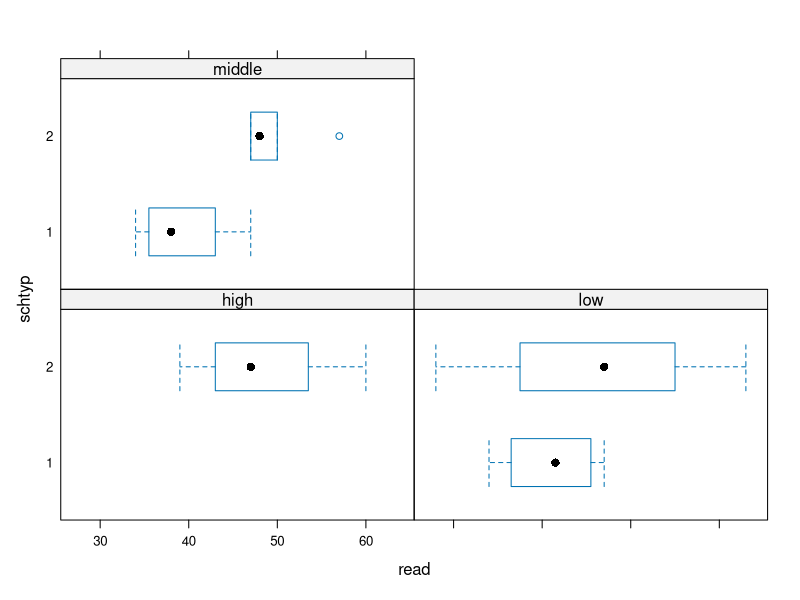
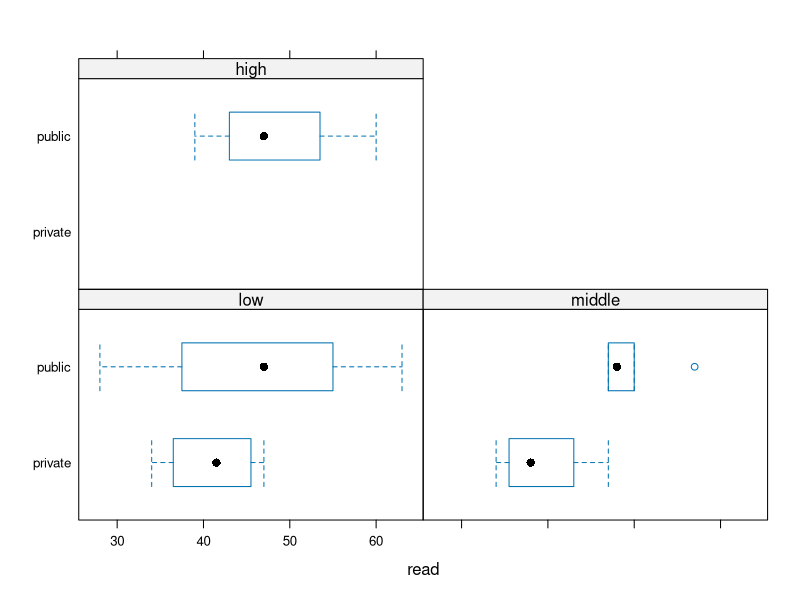

These charts were generated, in order, by the following R code:
## ---- chunk 1
knitr::opts_chunk$set(echo = TRUE)
## ---- chunk 2
set.seed(124)
schtyp <- sample(0:1, 20, replace = TRUE)
schtyp
is.factor(schtyp)
is.numeric(schtyp)
## ---- chunk 3
schtyp.f <- factor(schtyp, labels = c("private", "public"))
schtyp.f
is.factor(schtyp.f)
## ---- chunk 4
ses <- c("low", "middle", "low", "low", "low", "low", "middle", "low",
  "middle", "middle", "middle", "middle", "middle", "high", "high",
  "low", "middle", "middle", "low", "high")

is.factor(ses)
is.character(ses)
## ---- chunk 5
ses.f.bad.order <- factor(ses)
is.factor(ses.f.bad.order)

levels(ses.f.bad.order)

## ---- chunk 6

ses.f <- factor(ses, levels = c("low", "middle", "high"))
is.factor(ses.f)

levels(ses.f)
## ---- chunk 7
ses.order <- ordered(ses, levels = c("low", "middle", "high"))
ses
ses.order
is.factor(ses.order)
## ---- chunk 8
ses.f[21] <- "very.high"
ses.f
## ---- chunk 9
ses.f <- factor(ses.f, levels = c(levels(ses.f), "very.high"))
ses.f[21] <- "very.high"
ses.f
levels(ses.f)
## ---- chunk 10
ses.f.new <- ses.f[ses.f != "very.high"]
ses.f.new
ses.f.new <- factor(ses.f.new)
ses.f.new
levels(ses.f.new)
## ---- chunk 11
ses.f <- ses.f.new
read <- c(34, 39, 63, 44, 47, 47, 57, 39, 48, 47, 34, 37, 47, 47, 39, 47, 47, 50, 28, 60)

#combining all the variables in a data frame
## ---- chunk 12
combo <- data.frame(schtyp, schtyp.f, ses, ses.f, read)
table(ses.f, schtyp.f)
# Tables are much easier to interpret when using factor variables because they add useful labels to the table and they arrange the factors in a more understandable order.
table(ses, schtyp)

## ---- chunk 13
library(lattice)
bwplot(schtyp ~ read | ses, data = combo, layout = c(2, 2))
bwplot(schtyp.f ~ read | ses.f, data = combo, layout = c(2, 2))
